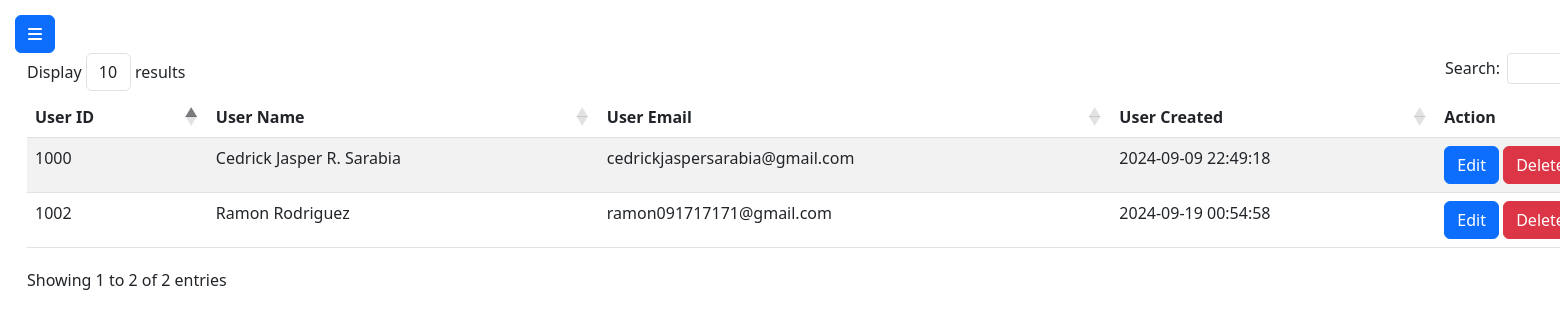
Before: /admin/list_user.php with the older database file.
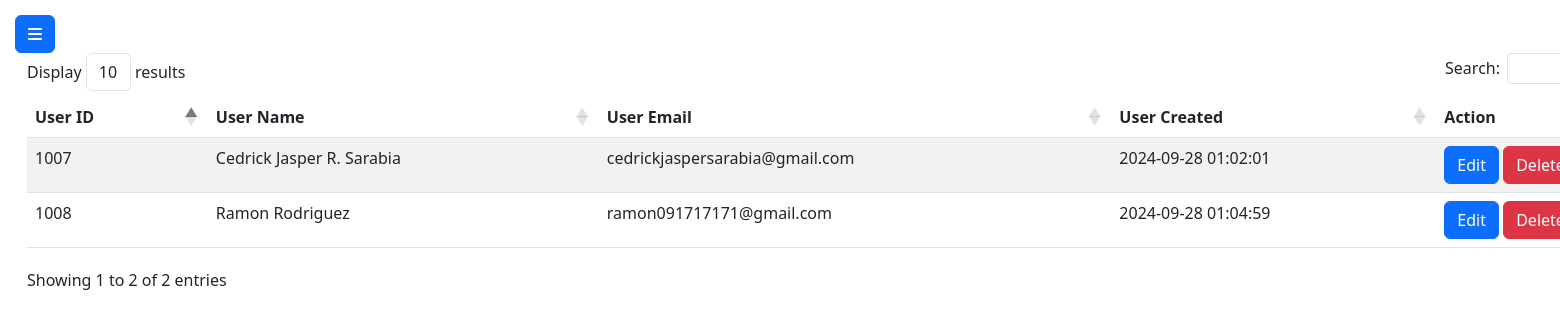
After: the same page with the newer database file.
### tables this page shows
CREATE TABLE `user` (
  `user_id` int(11) NOT NULL,
  `user_name` varchar(255) NOT NULL,
  `user_email` varchar(255) NOT NULL,
  `user_password` varchar(255) NOT NULL,
  `user_created` timestamp NOT NULL DEFAULT current_timestamp() ON UPDATE current_timestamp()
);

### admin/list_user.php (the view, shortened to what this page needs)
<?php
include('../conn.php');
$sql = "SELECT * FROM user";
$result = mysqli_query($conn, $sql);
?>
<!DOCTYPE html>
<html lang="en">
<head>
    <link rel="stylesheet" href="https://cdn.jsdelivr.net/npm/bootstrap@5.3.0-alpha1/dist/css/bootstrap.min.css">
    <link rel="stylesheet" href="./css/style2.css">
    <link rel="stylesheet" href="https://cdnjs.cloudflare.com/ajax/libs/twitter-bootstrap/5.3.0/css/bootstrap.min.css">
    <link rel='stylesheet' href='https://cdn.datatables.net/1.13.5/css/dataTables.bootstrap5.min.css'>
</head>
<body>
    <div class="d-flex">
        <div id="page-content-wrapper">
            <button class="btn btn-primary" id="menu-toggle"><i class="fa-solid fa-bars"></i></button>
            <div class="container-fluid">
                <div style="display:flex; justify-content:center;">
                    <div>
                        <div style="width:1700px;">
                            <table id="example" class="table table-striped">
                                <thead>
                                    <tr>
                                        <th>User ID</th>
                                        <th>User Name</th>
                                        <th>User Email</th>
                                        <th>User Created</th>
                                        <th>Action</th>
                                    </tr>
                                </thead>
                                <tbody>
                                    <?php while($row = mysqli_fetch_assoc($result)) { ?>
                                    <tr>
                                        <td><?php echo $row['user_id'];?></td>
                                        <td><?php echo $row['user_name'];?></td>
                                        <td><?php echo $row['user_email'];?></td>
                                        <td><?php echo $row['user_created'];?></td>
                                        <td>
                                            <button class="edit btn btn-primary" data-id="<?php echo $row['user_id'];?>" data-name="<?php echo $row['user_name'];?>" data-email="<?php echo $row['user_email'];?>" data-bs-toggle="modal" data-bs-target="#editModal">Edit</button>
                                            <a href="delete_user.php?id=<?php echo $row['user_id'];?>" style="text-decoration:none; color:white;"><button class="del btn btn-danger">Delete</button></a>
                                        </td>
                                    </tr>
                                    <?php } ?>
                                </tbody>
                            </table>
                        </div>
                    </div>
                </div>
            </div>
        </div>
    </div>
</body>
</html>

### admin/css/style2.css (style rules this page uses)
html { scroll-behavior: smooth; }
* { margin: 0; }
.edit { cursor: pointer; background: blue; color: white; font-weight: bold; opacity: 1; transition: all 0.3s ease 0s; }
.del { cursor: pointer; background: red; color: white; font-weight: bold; opacity: 1; transition: all 0.3s ease 0s; }

### admin/list_user.php (style rules this page uses)
#page-content-wrapper { flex-grow: 1; padding: 15px; }

Changed rows visible on the page:
removed user: user_id "1000", user_name "Cedrick Jasper R. Sarabia", user_email "cedrickjaspersarabia@gmail.com", user_created "2024-09-09 22:49:18"
removed user: user_id "1002", user_name "Ramon Rodriguez", user_email "ramon091717171@gmail.com", user_created "2024-09-19 00:54:58"
added user: user_id "1007", user_name "Cedrick Jasper R. Sarabia", user_email "cedrickjaspersarabia@gmail.com", user_created "2024-09-28 01:02:01"
added user: user_id "1008", user_name "Ramon Rodriguez", user_email "ramon091717171@gmail.com", user_created "2024-09-28 01:04:59"
